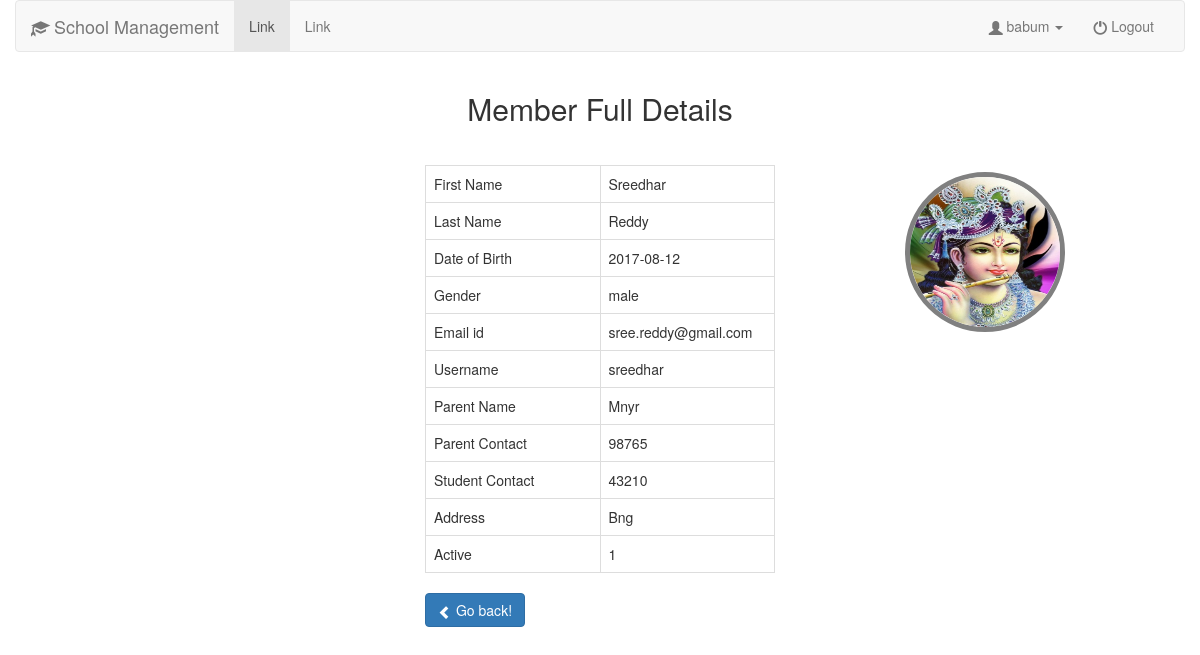
The page /admin/memberDetails.php?mid=1 (signed in) on the database its author committed.
### tables this page shows
CREATE TABLE `members` (
  `mid` int(11) NOT NULL,
  `mfirstname` varchar(100) NOT NULL,
  `mlastname` varchar(100) NOT NULL,
  `mdob` date NOT NULL,
  `mgender` varchar(20) NOT NULL,
  `memailid` varchar(100) NOT NULL,
  `musername` varchar(100) NOT NULL,
  `mpassword` varchar(100) NOT NULL,
  `mparentname` varchar(100) NOT NULL,
  `mparentcontact` int(11) NOT NULL,
  `mstudentcontact` int(11) NOT NULL,
  `maddress` text NOT NULL,
  `msalt` text NOT NULL,
  `mactive` int(11) NOT NULL DEFAULT '1'
);

### core/users.php (called while the page is built, shortened)
<?php
function getAdminUserDataByUserId($aid) {
	global $connect;
	$sql = "SELECT * FROM admin WHERE aid = '$aid'";
	$query = $connect->query($sql);
	$result = $query->fetch_assoc();
	return $result;
}
?>

### admin/memberDetails.php (the view, shortened to what this page needs)
<?php
include_once '../core/init.php';
$auserdata = getAdminUserDataByUserId($_SESSION['aid']);
if ($_GET) {
	$mid = $_GET['mid'];
	global $memberDetails;
	$sql = "SELECT * FROM members WHERE mid = '$mid'";
	$query = $connect->query($sql);
	$memberDetails = $query->fetch_assoc();
} else {
	header('location: dashboard.php');
}
?>
<!DOCTYPE html>
<html>
<head>
	<link rel="stylesheet" type="text/css" href="../assets/bootstrap/css/bootstrap.min.css">
	<link rel="stylesheet" type="text/css" href="../assets/datatables/dataTables.bootstrap.min.css">
	<link rel="stylesheet" type="text/css" href="../custom/css/style.css">
</head>
<body>
	<div class="container">
		<div class="row">
			<nav class="navbar navbar-default">
				<div class="container-fluid">
					<div class="navbar-header">
						<a class="navbar-brand" href="../index.php"> <span class="glyphicon glyphicon-education"></span>  School Management</a>
					</div>
					<div class="collapse navbar-collapse" id="bs-example-navbar-collapse-1">
						<ul class="nav navbar-nav">
							<li class="active"><a href="#">Link <span class="sr-only">(current)</span></a></li>
							<li><a href="#">Link</a></li>
						</ul>
						<ul class="nav navbar-nav navbar-right">
							<li class="dropdown">
								<a href="#" class="dropdown-toggle" data-toggle="dropdown" role="button" aria-haspopup="true" aria-expanded="false"> <span class="glyphicon glyphicon-user"></span>  <?php echo $auserdata['ausername']; ?> <span class="caret"></span></a>
							</li>
							<li><a href="logout.php"> <span class="glyphicon glyphicon-off"></span>  Logout</a></li>
						</ul>
					</div>
				</div>
			</nav>
		</div>
	</div>
	<?php
	if ($_GET) {
		if ($memberDetails) { ?>
		<div class="container">
			<div class="col-md-4 col-md-offset-4">
				<h2>Member Full Details</h2>
				<table class="table table-bordered">
					<tr>
						<td>First Name</td>
						<td><?php echo $memberDetails['mfirstname'];?></td>
					</tr>
					<tr>
						<td class="col-md-6">Last Name</td>
						<td class="col-md-6"><?php echo $memberDetails['mlastname'];?></td>
					</tr>
					<tr>
						<td class="col-md-6">Date of Birth</td>
						<td class="col-md-6"><?php echo $memberDetails['mdob'];?></td>
					</tr>
					<tr>
						<td class="col-md-6">Gender</td>
						<td class="col-md-6"><?php echo $memberDetails['mgender'];?></td>
					</tr>
					<tr>
						<td class="col-md-6">Email id</td>
						<td class="col-md-6"><?php echo $memberDetails['memailid'];?></td>
					</tr>
					<tr>
						<td class="col-md-6">Username</td>
						<td class="col-md-6"><?php echo $memberDetails['musername'];?></td>
					</tr>
					<tr>
						<td class="col-md-6">Parent Name</td>
						<td class="col-md-6"><?php echo $memberDetails['mparentname'];?></td>
					</tr>
					<tr>
						<td class="col-md-6">Parent Contact</td>
						<td class="col-md-6"><?php echo $memberDetails['mparentcontact'];?></td>
					</tr>
					<tr>
						<td class="col-md-6">Student Contact</td>
						<td class="col-md-6"><?php echo $memberDetails['mstudentcontact'];?></td>
					</tr>
					<tr>
						<td class="col-md-6">Address</td>
						<td class="col-md-6"><?php echo $memberDetails['maddress'];?></td>
					</tr>
					<tr>
						<td class="col-md-6">Active</td>
						<td class="col-md-8"><?php echo $memberDetails['mactive'];?></td>
					</tr>
				</table>
				<button type="submit" name="submit" class="btn btn-primary" onclick="history.back()"><span class="glyphicon glyphicon-chevron-left"></span> Go back!</button>
			</div>
			<div class="col-md-4">
				<?php
				$dir = "../ProfilePicture/".$memberDetails['musername']."/images";
				if (is_dir($dir)) {
					$open = opendir($dir);
					while (($file = readdir($open))!= FALSE) {
						if ( $file!="." && $file!=".." && $file!="Thumbs.db" ) {
							echo "<img class='profPic dashboadPic' src='$dir/$file'/>";
						}
					}
				}
				?>
			</div>
		</div>
		<?php }
	}
	?>
</body>
</html>

### custom/css/style.css (style rules this page uses)
h2 { margin-bottom: 40px; text-align: center; }
.glyphicon { top: 3px; }
img.thumb-image, img.dashboadPic { height: 160px; width: 160px; border: 5px solid grey; border-radius: 90px; background-position: center center; }
.profPic { margin: 100px; }

### rows shown on the page
members: mfirstname "Sreedhar", mlastname "Reddy", mdob "2017-08-12", mgender "male", memailid "sree.reddy@gmail.com", musername "sreedhar", mparentname "Mnyr", mparentcontact "98765", mstudentcontact "43210", maddress "Bng", mactive "1", musername (picture)

### other values the page prints
$auserdata['ausername'] "babum"
